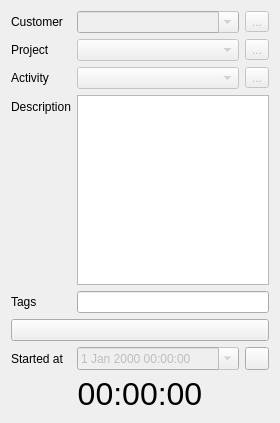
<?xml version="1.0" encoding="UTF-8"?>
<ui version="4.0">
 <class>ActivityWidget</class>
 <widget class="QWidget" name="ActivityWidget">
  <property name="geometry">
   <rect>
    <x>0</x>
    <y>0</y>
    <width>280</width>
    <height>423</height>
   </rect>
  </property>
  <property name="windowTitle">
   <string>ActivityWidget</string>
  </property>
  <property name="locale">
   <locale language="English" country="UnitedStates"/>
  </property>
  <layout class="QFormLayout" name="formLayout">
   <item row="0" column="0">
    <widget class="QLabel" name="lbCustomer">
     <property name="sizePolicy">
      <sizepolicy hsizetype="Preferred" vsizetype="Expanding">
       <horstretch>0</horstretch>
       <verstretch>0</verstretch>
      </sizepolicy>
     </property>
     <property name="text">
      <string>Customer</string>
     </property>
    </widget>
   </item>
   <item row="0" column="1">
    <layout class="QHBoxLayout" name="horizontalLayout">
     <item>
      <widget class="QComboBox" name="cbCustomer">
       <property name="enabled">
        <bool>false</bool>
       </property>
       <property name="sizePolicy">
        <sizepolicy hsizetype="Expanding" vsizetype="Expanding">
         <horstretch>0</horstretch>
         <verstretch>0</verstretch>
        </sizepolicy>
       </property>
       <property name="maximumSize">
        <size>
         <width>16777215</width>
         <height>16777215</height>
        </size>
       </property>
       <property name="editable">
        <bool>true</bool>
       </property>
      </widget>
     </item>
     <item>
      <widget class="QToolButton" name="tbAddCustomer">
       <property name="enabled">
        <bool>false</bool>
       </property>
       <property name="text">
        <string>...</string>
       </property>
       <property name="icon">
        <iconset resource="icons.qrc">
         <normaloff>:/icons/add</normaloff>:/icons/add</iconset>
       </property>
      </widget>
     </item>
    </layout>
   </item>
   <item row="1" column="0">
    <widget class="QLabel" name="lbProject">
     <property name="sizePolicy">
      <sizepolicy hsizetype="Preferred" vsizetype="Expanding">
       <horstretch>0</horstretch>
       <verstretch>0</verstretch>
      </sizepolicy>
     </property>
     <property name="text">
      <string>Project</string>
     </property>
    </widget>
   </item>
   <item row="1" column="1">
    <layout class="QHBoxLayout" name="horizontalLayout_2">
     <item>
      <widget class="QComboBox" name="cbProject">
       <property name="enabled">
        <bool>false</bool>
       </property>
       <property name="sizePolicy">
        <sizepolicy hsizetype="Expanding" vsizetype="Expanding">
         <horstretch>0</horstretch>
         <verstretch>0</verstretch>
        </sizepolicy>
       </property>
       <property name="maximumSize">
        <size>
         <width>16777215</width>
         <height>16777215</height>
        </size>
       </property>
      </widget>
     </item>
     <item>
      <widget class="QToolButton" name="tbAddProject">
       <property name="enabled">
        <bool>false</bool>
       </property>
       <property name="text">
        <string>...</string>
       </property>
       <property name="icon">
        <iconset resource="icons.qrc">
         <normaloff>:/icons/add</normaloff>:/icons/add</iconset>
       </property>
      </widget>
     </item>
    </layout>
   </item>
   <item row="2" column="0">
    <widget class="QLabel" name="lbActivity">
     <property name="sizePolicy">
      <sizepolicy hsizetype="Preferred" vsizetype="Expanding">
       <horstretch>0</horstretch>
       <verstretch>0</verstretch>
      </sizepolicy>
     </property>
     <property name="text">
      <string>Activity</string>
     </property>
    </widget>
   </item>
   <item row="2" column="1">
    <layout class="QHBoxLayout" name="horizontalLayout_3">
     <item>
      <widget class="QComboBox" name="cbActivity">
       <property name="enabled">
        <bool>false</bool>
       </property>
       <property name="sizePolicy">
        <sizepolicy hsizetype="Expanding" vsizetype="Expanding">
         <horstretch>0</horstretch>
         <verstretch>0</verstretch>
        </sizepolicy>
       </property>
       <property name="maximumSize">
        <size>
         <width>16777215</width>
         <height>16777215</height>
        </size>
       </property>
      </widget>
     </item>
     <item>
      <widget class="QToolButton" name="tbAddActivity">
       <property name="enabled">
        <bool>false</bool>
       </property>
       <property name="text">
        <string>...</string>
       </property>
       <property name="icon">
        <iconset resource="icons.qrc">
         <normaloff>:/icons/add</normaloff>:/icons/add</iconset>
       </property>
      </widget>
     </item>
    </layout>
   </item>
   <item row="3" column="0">
    <widget class="QLabel" name="lbDescription">
     <property name="text">
      <string>Description</string>
     </property>
    </widget>
   </item>
   <item row="3" column="1">
    <widget class="QPlainTextEdit" name="pteDescription"/>
   </item>
   <item row="4" column="0">
    <widget class="QLabel" name="lbTags">
     <property name="text">
      <string>Tags</string>
     </property>
    </widget>
   </item>
   <item row="4" column="1">
    <widget class="QLineEdit" name="leTags"/>
   </item>
   <item row="6" column="0">
    <widget class="QLabel" name="lbStartedAt">
     <property name="text">
      <string>Started at</string>
     </property>
    </widget>
   </item>
   <item row="6" column="1">
    <layout class="QHBoxLayout" name="horizontalLayout_4">
     <item>
      <widget class="QDateTimeEdit" name="dteStartedAt">
       <property name="enabled">
        <bool>false</bool>
       </property>
       <property name="sizePolicy">
        <sizepolicy hsizetype="Expanding" vsizetype="Fixed">
         <horstretch>0</horstretch>
         <verstretch>0</verstretch>
        </sizepolicy>
       </property>
       <property name="calendarPopup">
        <bool>true</bool>
       </property>
      </widget>
     </item>
     <item>
      <widget class="QToolButton" name="tbEnableStartedAtEdit">
       <property name="text">
        <string/>
       </property>
       <property name="icon">
        <iconset resource="icons.qrc">
         <normaloff>:/icons/update</normaloff>
         <normalon>:/icons/update-off</normalon>:/icons/update</iconset>
       </property>
       <property name="checkable">
        <bool>true</bool>
       </property>
      </widget>
     </item>
    </layout>
   </item>
   <item row="7" column="0" colspan="2">
    <widget class="QLabel" name="lbDurationTime">
     <property name="font">
      <font>
       <pointsize>24</pointsize>
      </font>
     </property>
     <property name="text">
      <string>00:00:00</string>
     </property>
     <property name="alignment">
      <set>Qt::AlignCenter</set>
     </property>
    </widget>
   </item>
   <item row="5" column="0" colspan="2">
    <widget class="QPushButton" name="btStartStop">
     <property name="sizePolicy">
      <sizepolicy hsizetype="Minimum" vsizetype="Expanding">
       <horstretch>0</horstretch>
       <verstretch>0</verstretch>
      </sizepolicy>
     </property>
     <property name="maximumSize">
      <size>
       <width>16777215</width>
       <height>120</height>
      </size>
     </property>
     <property name="text">
      <string/>
     </property>
     <property name="icon">
      <iconset resource="icons.qrc">
       <normaloff>:/icons/play</normaloff>:/icons/play</iconset>
     </property>
     <property name="iconSize">
      <size>
       <width>64</width>
       <height>64</height>
      </size>
     </property>
    </widget>
   </item>
  </layout>
 </widget>
 <tabstops>
  <tabstop>cbCustomer</tabstop>
  <tabstop>tbAddCustomer</tabstop>
  <tabstop>cbProject</tabstop>
  <tabstop>tbAddProject</tabstop>
  <tabstop>cbActivity</tabstop>
  <tabstop>tbAddActivity</tabstop>
  <tabstop>pteDescription</tabstop>
  <tabstop>leTags</tabstop>
  <tabstop>btStartStop</tabstop>
  <tabstop>dteStartedAt</tabstop>
  <tabstop>tbEnableStartedAtEdit</tabstop>
 </tabstops>
 <resources>
  <include location="icons.qrc"/>
 </resources>
 <connections>
  <connection>
   <sender>tbEnableStartedAtEdit</sender>
   <signal>toggled(bool)</signal>
   <receiver>dteStartedAt</receiver>
   <slot>setEnabled(bool)</slot>
   <hints>
    <hint type="sourcelabel">
     <x>267</x>
     <y>349</y>
    </hint>
    <hint type="destinationlabel">
     <x>233</x>
     <y>349</y>
    </hint>
   </hints>
  </connection>
 </connections>
</ui>
